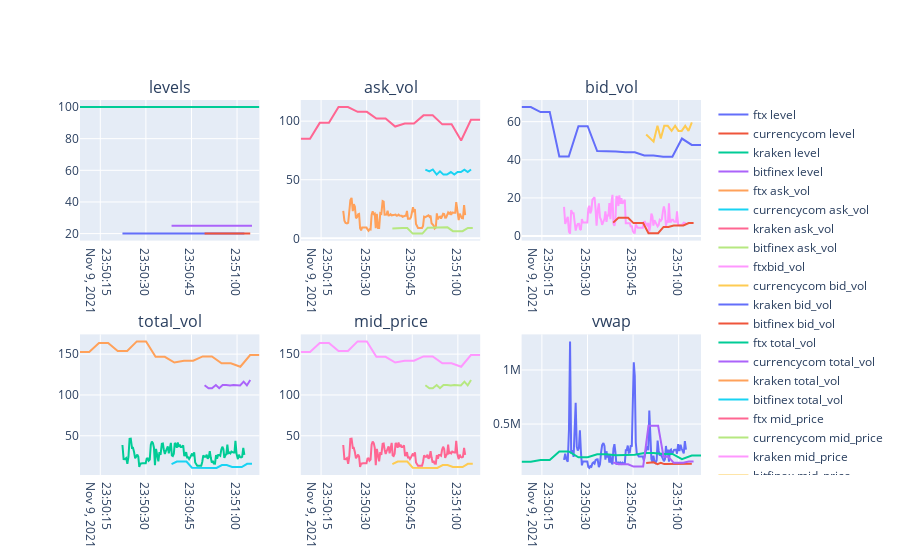

The cell this chart's notebook holds for it:
### Code cell
v.linea(BTC_EUR,'BTC/EUR')
